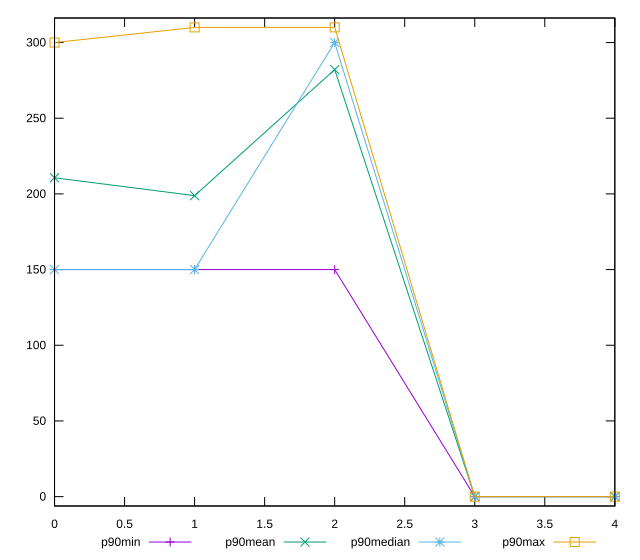

Write the gnuplot code that produced this figure.
reset

$p90Min <<EOF
0 150
1 150
2 150
3 0
4 0
EOF

$p90Mean <<EOF
0 210.63829787234042
1 198.82978723404256
2 282.1276595744681
3 0
4 0
EOF

$p90Median <<EOF
0 150
1 150
2 300
3 0
4 0
EOF

$p90Max <<EOF
0 300
1 310
2 310
3 0
4 0
EOF

set key outside below
set xrange [0:4]
set yrange [-6.2:316.2]
set trange [-6.2:316.2]
set terminal svg size 640, 560 enhanced background rgb 'white'
set output "report_00017_2021-02-10T15-08-03.406Z/offscreen-images/progression/value.svg"

plot $p90Min title "p90min" with linespoints, \
     $p90Mean title "p90mean" with linespoints, \
     $p90Median title "p90median" with linespoints, \
     $p90Max title "p90max" with linespoints

reset
